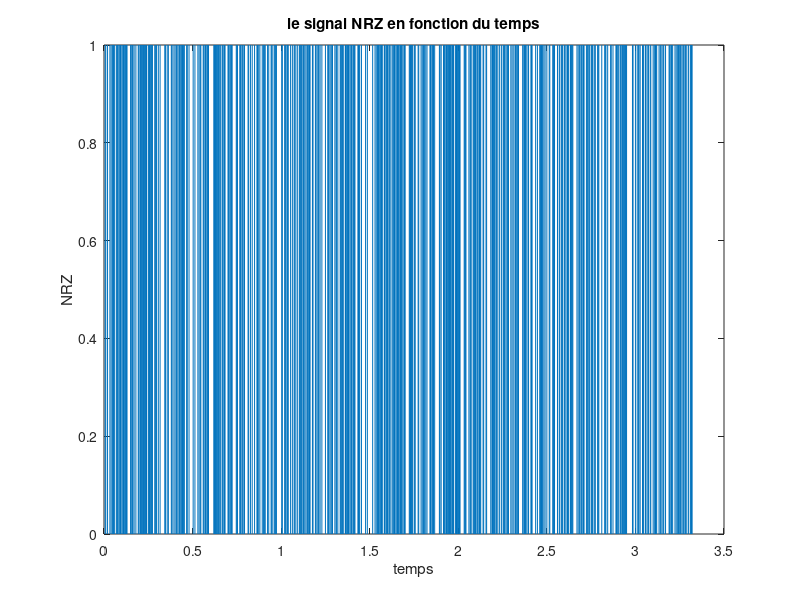
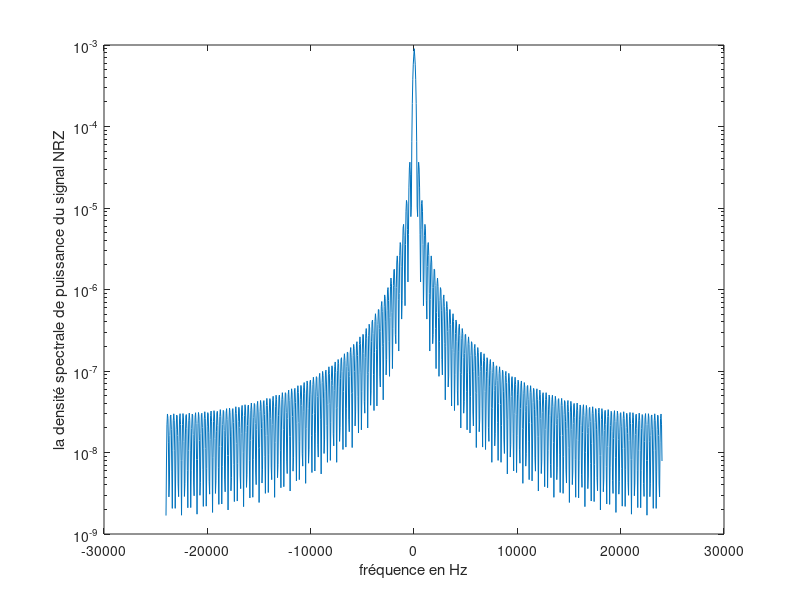
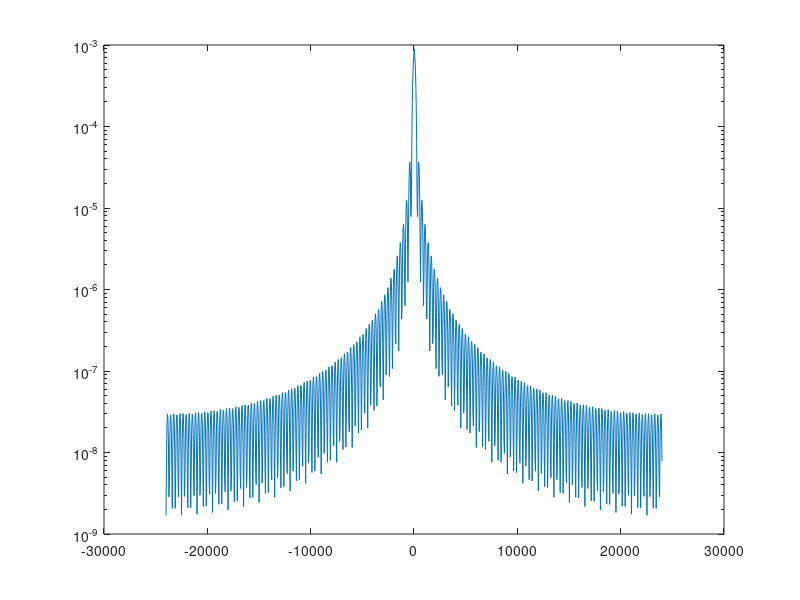

MATLAB code to generate these figures, in order: (Note: this script raises an error after producing the figures.)
clc;
clear all;
close all;

% Constantes
F0=1180;
F1=980;

Fe=48000; % frequence d'echantionnage
Te=1/Fe;  % periode d'echantionnage
Rb=300;
Ts=1/Rb;
Ns=floor(Ts/Te); %nombre d'echantillon
phi0=rand*2*pi;  %variable aleatoire uniformement reparties sur [0.2pi]
phi1=rand*2*pi;%variable aleatoire uniformement reparties sur [0.2pi]



%generation de l'information binaire a transmettre 

nb_bits=1000;
bits=randi([0,1],1,nb_bits);  %dans le cas fichier load fichieri


%PARTIE 3  : Modem de fréquence
   %3.1:Génération du signal NRZ

       %Q1:Génération du signal NRZ
NRZ=kron(bits,ones(1,Ns)); %signal de type NRZ unipolaire formé à partir de la suite de bits à transmettre
      
       %Q2:tracage du signal NRZ

       
N=length(NRZ);
t=[0:Te:(N-1)*Te];
figure(1)
plot(t,NRZ);
xlabel('temps');
ylabel('NRZ');
title('le signal NRZ en fonction du temps')


       %Q3:la densité spectrale de puissance du signal NRZ
DSP=pwelch(NRZ,[],[],[],Fe,'twosided'); %estimation de la densité spectrale de puissance du signal NRZ
f=linspace(-Fe/2,Fe/2,length(DSP));
figure(2)
semilogy(f,fftshift(DSP)); %tracage de la densité spectrale de puissance du signal NRZ estime 
xlabel("fréquence en Hz");
ylabel("la densité spectrale de puissance du signal NRZ");

       %Q4:comparaison entre la densité spectrale de puissance estimée et théorique

figure(3)
semilogy(f,fftshift(DSP));  hold on;
Snrz=(Ts/4)*(sinc(Ts*f).^2)+(1/4)*dirac(f); %densité spectrale de puissance théorique
semilogy(f,Snrz);
legend('DSP','Snrz')
xlabel("fréquence en Hz");
ylabel("la densité spectrale de puissance du signal NRZ");



   %3.2:Génération du signal modulé en fréquence

       %Q1: génération du signal modulé en fréquence
x0=(1-NRZ).*cos(2*pi*F0*t+phi0);
x1=NRZ.*cos(2*pi*F1*t+phi1);
x=x0+x1;  %Le signal modulé en fréquence x(t)

       %Q2:Tracage du signal x(t) avec une échelle temporelle en secondes
figure(4)
plot(t,x); %tracage du signal modulé en fréquence 
xlabel("temps en s");
ylabel("Signal modulé en fréquence");
title("le signal x(t) avec une échelle temporelle en secondes ");

     %Q4:la densité spectrale de puissance du signal x(t)

figure(5)
DSPx=pwelch(x,[],[],[],Fe,'twosided');%estimation de la densité spectrale de puissance du signal modulé en fréquence
f=linspace(-Fe/2,Fe/2,length(DSPx));
semilogy(f,fftshift(abs(DSPx)));
xlabel("fréquence en Hz");
ylabel("la densité spectrale de puissance du signal x(t)");
title("densité spectrale de puissance du signal x(t) avec une échelle temporelle en s");

%partie 4:Canal de transmission à bruit additif, blanc et Gaussien


Px=mean(abs(x).^2); %puissance du signal module en frequence 
SNRdb=50;  %rapport signal sur bruit
Pb=Px/(10^(SNRdb/10)); % la puissance du bruit ajouté
sigma=sqrt(Pb);
bruit=sigma*randn(1,N);  % N=length(NRZ)
figure(6)
signal_final=x+bruit;
plot(t,signal_final); %tracage du signal final
xlabel("temps en s");
ylabel("le signal bruité");
title("le signal bruité en fonction du temps");

% %partie 5:Démodulation par filtrage

     %5.1:Synthèse du filtre passe-bas
fc=(F0+F1)/2; %frequence de coupure 
Ordre=201;   
hPb=2*(fc/Fe)*sinc(2*(fc/Fe)*[-(Ordre-1)/2:(Ordre-1)/2]);
figure(7)
plot(hPb);
xlabel('temps');
ylabel('hPb');
title("la réponse en fréquence du filtre passe-bas")

     %5.2:Synthèse du filtre passe-haut 
fc2=fc; %frequence de coupure 
hPb0=2*(fc/Fe)*sinc(2*(fc2/Fe)*[-(Ordre-1)/2:(Ordre-1)/2]);
hPh=-hPb0;
hPh((Ordre-1)/2+1)=1-2*fc2/Fe;
figure(8)
plot(hPh);
xlabel('temps');
ylabel('hPh');
title("la réponse en fréquence du filtre passe-haut")
   %%5,2
DSPx=pwelch(hPb,[],[],[],Fe,'twosided');
f=linspace(-Fe/2,Fe/2,length(hPb));
figure(9)
semilogy(f,fftshift((hPb.^2)/Ordre)); 
xlabel('frequence');
ylabel('Dsp');
  
    %5.3 Filtrage 
        %filtrage passe bas 
signal_filtre=filter(hPb,1,signal_final);
figure(10)
hold on
subplot(3,1,1);
plot(t,signal_filtre);
xlabel("temps en s");
ylabel("le signal filtré avec passe bas");
%%%%%%%%%%%%%%%%%%%%%%%%%%%%%%%%%%%%%%%%%%%%%%%%%%%%%%%
subplot(3,1,2);
plot(t,signal_final); %tracage du signal final
xlabel("temps en s");
ylabel("le signal bruité");

%%%%%%%%%%%%%%%%%%%%%%%%%%%%%%%%%%%%%%%%%%%%%%%%%%%%%%% 
yfilter=filter(hPb,1,[signal_final zeros(1, (Ordre-1)/2)]);
signal_filtre=yfilter((Ordre-1)/2+1:end);
        %filtrage passe haut 
y1=filter(hPh,1,signal_final);
subplot(3,1,3);
plot(t,y1);
xlabel("temps en s");
ylabel("le signal filtré avec passe haut");
hold off


    %5.5:detection d'energie
L=length(signal_filtre)/Ns;
S= reshape(signal_filtre,Ns,L);
energie1=sum(abs(S.^2));
k=(max(energie1)-min(energie1))/2;


energie=sum(abs(S.^2))>k;
nbr_bits_err=zeros(1,L);
nbr_bits_err(find(energie))=1;


   

 %calcul taux d'erreur

erreurs= length(find(nbr_bits_err~=bits)); 
Teb= erreurs/L %taux d'erreur binaire obtenu  

